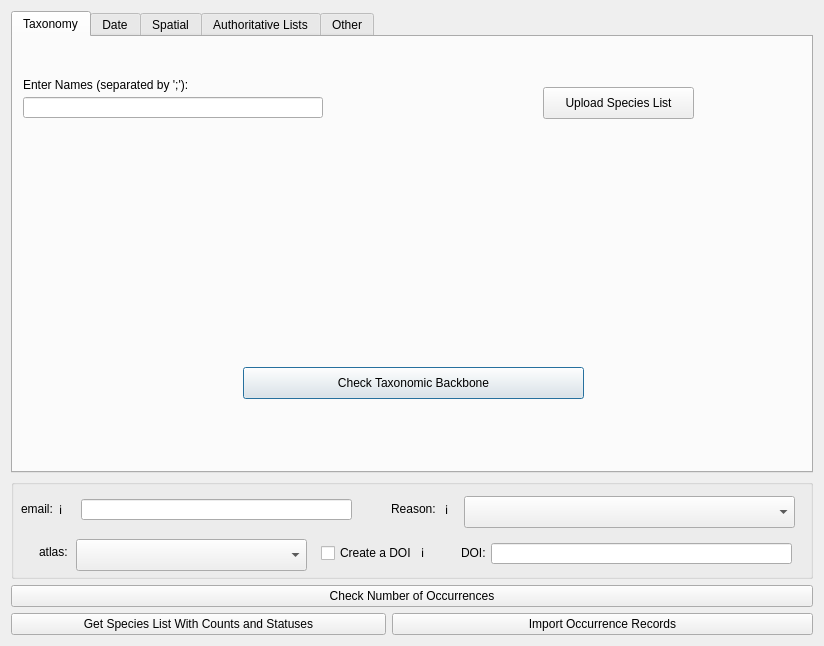
<?xml version="1.0" encoding="UTF-8"?>
<ui version="4.0">
 <class>QuailDialogBase</class>
 <widget class="QDialog" name="QuailDialogBase">
  <property name="geometry">
   <rect>
    <x>0</x>
    <y>0</y>
    <width>824</width>
    <height>646</height>
   </rect>
  </property>
  <property name="sizePolicy">
   <sizepolicy hsizetype="Preferred" vsizetype="Preferred">
    <horstretch>0</horstretch>
    <verstretch>0</verstretch>
   </sizepolicy>
  </property>
  <property name="windowTitle">
   <string>Quail</string>
  </property>
  <layout class="QFormLayout" name="formLayout">
   <item row="0" column="0" colspan="2">
    <widget class="QTabWidget" name="tabWidget">
     <property name="minimumSize">
      <size>
       <width>0</width>
       <height>400</height>
      </size>
     </property>
     <property name="currentIndex">
      <number>0</number>
     </property>
     <widget class="QWidget" name="Taxonomy">
      <attribute name="title">
       <string>Taxonomy</string>
      </attribute>
      <widget class="QLineEdit" name="speciesLineEdit">
       <property name="geometry">
        <rect>
         <x>10</x>
         <y>60</y>
         <width>300</width>
         <height>21</height>
        </rect>
       </property>
       <property name="sizePolicy">
        <sizepolicy hsizetype="Minimum" vsizetype="Minimum">
         <horstretch>0</horstretch>
         <verstretch>0</verstretch>
        </sizepolicy>
       </property>
       <property name="maximumSize">
        <size>
         <width>300</width>
         <height>16777215</height>
        </size>
       </property>
      </widget>
      <widget class="QPushButton" name="checkTaxonBackbonePushButton">
       <property name="enabled">
        <bool>true</bool>
       </property>
       <property name="geometry">
        <rect>
         <x>230</x>
         <y>330</y>
         <width>341</width>
         <height>32</height>
        </rect>
       </property>
       <property name="text">
        <string>Check Taxonomic Backbone</string>
       </property>
      </widget>
      <widget class="QPushButton" name="uploadSpeciesListPushButton">
       <property name="geometry">
        <rect>
         <x>530</x>
         <y>50</y>
         <width>151</width>
         <height>32</height>
        </rect>
       </property>
       <property name="text">
        <string>Upload Species List</string>
       </property>
      </widget>
      <widget class="QLabel" name="speciesNamesLabel">
       <property name="geometry">
        <rect>
         <x>10</x>
         <y>40</y>
         <width>241</width>
         <height>16</height>
        </rect>
       </property>
       <property name="text">
        <string>Enter Names (separated by ';'):</string>
       </property>
      </widget>
     </widget>
     <widget class="QWidget" name="Date">
      <attribute name="title">
       <string>Date</string>
      </attribute>
      <widget class="QLabel" name="startDateLabel">
       <property name="geometry">
        <rect>
         <x>160</x>
         <y>20</y>
         <width>71</width>
         <height>16</height>
        </rect>
       </property>
       <property name="text">
        <string>Start Date</string>
       </property>
      </widget>
      <widget class="QLabel" name="endDateLabel">
       <property name="geometry">
        <rect>
         <x>550</x>
         <y>20</y>
         <width>58</width>
         <height>16</height>
        </rect>
       </property>
       <property name="text">
        <string>End Date</string>
       </property>
      </widget>
      <widget class="QCalendarWidget" name="startDateCalendarWidget">
       <property name="geometry">
        <rect>
         <x>40</x>
         <y>50</y>
         <width>304</width>
         <height>173</height>
        </rect>
       </property>
       <property name="gridVisible">
        <bool>false</bool>
       </property>
      </widget>
      <widget class="QCalendarWidget" name="endDateCalendarWidget">
       <property name="geometry">
        <rect>
         <x>420</x>
         <y>50</y>
         <width>304</width>
         <height>173</height>
        </rect>
       </property>
      </widget>
     </widget>
     <widget class="QWidget" name="Spatial">
      <attribute name="title">
       <string>Spatial</string>
      </attribute>
      <widget class="QPushButton" name="updateLayersPushButton">
       <property name="geometry">
        <rect>
         <x>280</x>
         <y>210</y>
         <width>231</width>
         <height>32</height>
        </rect>
       </property>
       <property name="text">
        <string>Update Layers in Plugin</string>
       </property>
      </widget>
     </widget>
     <widget class="QWidget" name="AuthoritativeLists">
      <attribute name="title">
       <string>Authoritative Lists</string>
      </attribute>
      <widget class="QLabel" name="threatenedLabel">
       <property name="geometry">
        <rect>
         <x>20</x>
         <y>30</y>
         <width>81</width>
         <height>16</height>
        </rect>
       </property>
       <property name="text">
        <string>Threatened</string>
       </property>
      </widget>
      <widget class="QLabel" name="SensitiveLabel">
       <property name="geometry">
        <rect>
         <x>250</x>
         <y>30</y>
         <width>58</width>
         <height>16</height>
        </rect>
       </property>
       <property name="text">
        <string>Sensitive</string>
       </property>
      </widget>
      <widget class="QLabel" name="migratoryLabel">
       <property name="geometry">
        <rect>
         <x>470</x>
         <y>30</y>
         <width>71</width>
         <height>16</height>
        </rect>
       </property>
       <property name="text">
        <string>Migratory</string>
       </property>
      </widget>
      <widget class="QLabel" name="nonNativeLabel">
       <property name="geometry">
        <rect>
         <x>20</x>
         <y>260</y>
         <width>91</width>
         <height>16</height>
        </rect>
       </property>
       <property name="text">
        <string>Non-Native</string>
       </property>
      </widget>
      <widget class="QCheckBox" name="actThreatCheckBox">
       <property name="geometry">
        <rect>
         <x>30</x>
         <y>50</y>
         <width>181</width>
         <height>20</height>
        </rect>
       </property>
       <property name="text">
        <string>Australian Capital Territory</string>
       </property>
      </widget>
      <widget class="QCheckBox" name="nswThreatCheckBox">
       <property name="geometry">
        <rect>
         <x>30</x>
         <y>90</y>
         <width>141</width>
         <height>20</height>
        </rect>
       </property>
       <property name="text">
        <string>New South Wales</string>
       </property>
      </widget>
      <widget class="QCheckBox" name="ntThreatCheckBox">
       <property name="geometry">
        <rect>
         <x>30</x>
         <y>110</y>
         <width>141</width>
         <height>20</height>
        </rect>
       </property>
       <property name="text">
        <string>Northern Territory</string>
       </property>
      </widget>
      <widget class="QCheckBox" name="qldThreatCheckBox">
       <property name="geometry">
        <rect>
         <x>30</x>
         <y>130</y>
         <width>111</width>
         <height>20</height>
        </rect>
       </property>
       <property name="text">
        <string>Queensland</string>
       </property>
      </widget>
      <widget class="QCheckBox" name="saThreatCheckBox">
       <property name="geometry">
        <rect>
         <x>30</x>
         <y>150</y>
         <width>131</width>
         <height>20</height>
        </rect>
       </property>
       <property name="text">
        <string>South Australia</string>
       </property>
      </widget>
      <widget class="QCheckBox" name="epbcThreatCheckBox">
       <property name="geometry">
        <rect>
         <x>30</x>
         <y>70</y>
         <width>85</width>
         <height>20</height>
        </rect>
       </property>
       <property name="text">
        <string>EPBC Act</string>
       </property>
      </widget>
      <widget class="QCheckBox" name="vicThreatCheckBox">
       <property name="geometry">
        <rect>
         <x>30</x>
         <y>190</y>
         <width>85</width>
         <height>20</height>
        </rect>
       </property>
       <property name="text">
        <string>Victoria</string>
       </property>
      </widget>
      <widget class="QCheckBox" name="tasThreatCheckBox">
       <property name="geometry">
        <rect>
         <x>30</x>
         <y>170</y>
         <width>85</width>
         <height>20</height>
        </rect>
       </property>
       <property name="text">
        <string>Tasmania</string>
       </property>
      </widget>
      <widget class="QCheckBox" name="waThreatCheckBox">
       <property name="geometry">
        <rect>
         <x>30</x>
         <y>210</y>
         <width>151</width>
         <height>20</height>
        </rect>
       </property>
       <property name="text">
        <string>Western Australia</string>
       </property>
      </widget>
      <widget class="QCheckBox" name="actSensCheckBox">
       <property name="geometry">
        <rect>
         <x>260</x>
         <y>50</y>
         <width>191</width>
         <height>20</height>
        </rect>
       </property>
       <property name="text">
        <string>Australian Capital Territory</string>
       </property>
      </widget>
      <widget class="QCheckBox" name="ntSensCheckBox">
       <property name="geometry">
        <rect>
         <x>260</x>
         <y>90</y>
         <width>151</width>
         <height>20</height>
        </rect>
       </property>
       <property name="text">
        <string>Northern Territory</string>
       </property>
      </widget>
      <widget class="QCheckBox" name="nswSensCheckBox">
       <property name="geometry">
        <rect>
         <x>260</x>
         <y>70</y>
         <width>141</width>
         <height>20</height>
        </rect>
       </property>
       <property name="text">
        <string>New South Wales</string>
       </property>
      </widget>
      <widget class="QCheckBox" name="qldSensCheckBox">
       <property name="geometry">
        <rect>
         <x>260</x>
         <y>110</y>
         <width>101</width>
         <height>20</height>
        </rect>
       </property>
       <property name="text">
        <string>Queensland</string>
       </property>
      </widget>
      <widget class="QCheckBox" name="saSensCheckBox">
       <property name="geometry">
        <rect>
         <x>260</x>
         <y>130</y>
         <width>141</width>
         <height>20</height>
        </rect>
       </property>
       <property name="text">
        <string>South Australia</string>
       </property>
      </widget>
      <widget class="QCheckBox" name="vicSensCheckBox">
       <property name="geometry">
        <rect>
         <x>260</x>
         <y>170</y>
         <width>85</width>
         <height>20</height>
        </rect>
       </property>
       <property name="text">
        <string>Victoria</string>
       </property>
      </widget>
      <widget class="QCheckBox" name="tasSensCheckBox">
       <property name="geometry">
        <rect>
         <x>260</x>
         <y>150</y>
         <width>85</width>
         <height>20</height>
        </rect>
       </property>
       <property name="text">
        <string>Tasmania</string>
       </property>
      </widget>
      <widget class="QCheckBox" name="waSensCheckBox">
       <property name="geometry">
        <rect>
         <x>260</x>
         <y>190</y>
         <width>151</width>
         <height>20</height>
        </rect>
       </property>
       <property name="text">
        <string>Western Australia</string>
       </property>
      </widget>
      <widget class="QCheckBox" name="bonnMigratoryCheckBox">
       <property name="geometry">
        <rect>
         <x>480</x>
         <y>50</y>
         <width>191</width>
         <height>31</height>
        </rect>
       </property>
       <property name="text">
        <string>Bonn Convention Migratory 
Taxa</string>
       </property>
      </widget>
      <widget class="QCheckBox" name="cambaCheckBox">
       <property name="geometry">
        <rect>
         <x>480</x>
         <y>80</y>
         <width>181</width>
         <height>31</height>
        </rect>
       </property>
       <property name="text">
        <string>CAMBA (China-Australia 
Migratory Bird Agreement)</string>
       </property>
      </widget>
      <widget class="QCheckBox" name="rokambaCheckBox">
       <property name="geometry">
        <rect>
         <x>480</x>
         <y>150</y>
         <width>211</width>
         <height>51</height>
        </rect>
       </property>
       <property name="text">
        <string>ROKAMBA (Republic of 
Korea-Australia Migratory 
Bird Agreement)</string>
       </property>
      </widget>
      <widget class="QCheckBox" name="jambaCheckBox">
       <property name="geometry">
        <rect>
         <x>480</x>
         <y>110</y>
         <width>201</width>
         <height>41</height>
        </rect>
       </property>
       <property name="text">
        <string>JAMBA (Japan-Australia
Migratory Bird Agreement)</string>
       </property>
      </widget>
      <widget class="QCheckBox" name="nonNativeCheckBox">
       <property name="geometry">
        <rect>
         <x>30</x>
         <y>280</y>
         <width>161</width>
         <height>41</height>
        </rect>
       </property>
       <property name="text">
        <string>Non-Native List for
Australia and Territories </string>
       </property>
      </widget>
     </widget>
     <widget class="QWidget" name="Other">
      <attribute name="title">
       <string>Other</string>
      </attribute>
      <widget class="QLabel" name="basisOfRecordLabel">
       <property name="geometry">
        <rect>
         <x>20</x>
         <y>30</y>
         <width>101</width>
         <height>16</height>
        </rect>
       </property>
       <property name="text">
        <string>Basis of Record</string>
       </property>
      </widget>
      <widget class="QLabel" name="presAbsLabel">
       <property name="geometry">
        <rect>
         <x>280</x>
         <y>30</y>
         <width>101</width>
         <height>16</height>
        </rect>
       </property>
       <property name="text">
        <string>Present/Absent</string>
       </property>
      </widget>
      <widget class="QLabel" name="dataProfileLabel">
       <property name="geometry">
        <rect>
         <x>490</x>
         <y>30</y>
         <width>91</width>
         <height>16</height>
        </rect>
       </property>
       <property name="text">
        <string>Data Profile</string>
       </property>
      </widget>
      <widget class="QCheckBox" name="presentCheckBox">
       <property name="geometry">
        <rect>
         <x>310</x>
         <y>70</y>
         <width>85</width>
         <height>20</height>
        </rect>
       </property>
       <property name="text">
        <string>Present</string>
       </property>
      </widget>
      <widget class="QCheckBox" name="absentCheckBox">
       <property name="geometry">
        <rect>
         <x>310</x>
         <y>50</y>
         <width>85</width>
         <height>20</height>
        </rect>
       </property>
       <property name="text">
        <string>Absent</string>
       </property>
      </widget>
      <widget class="QCheckBox" name="observationsCheckBox">
       <property name="geometry">
        <rect>
         <x>60</x>
         <y>50</y>
         <width>141</width>
         <height>20</height>
        </rect>
       </property>
       <property name="text">
        <string>Observations</string>
       </property>
      </widget>
      <widget class="QCheckBox" name="specimensCheckBox">
       <property name="geometry">
        <rect>
         <x>60</x>
         <y>70</y>
         <width>131</width>
         <height>20</height>
        </rect>
       </property>
       <property name="text">
        <string>Specimens</string>
       </property>
      </widget>
      <widget class="QComboBox" name="dataProfileComboBox">
       <property name="geometry">
        <rect>
         <x>510</x>
         <y>50</y>
         <width>221</width>
         <height>32</height>
        </rect>
       </property>
      </widget>
      <widget class="QLabel" name="basisOfRecordInformationLabel">
       <property name="geometry">
        <rect>
         <x>120</x>
         <y>28</y>
         <width>21</width>
         <height>21</height>
        </rect>
       </property>
       <property name="text">
        <string>ℹ️</string>
       </property>
      </widget>
      <widget class="QLabel" name="presAbsInformationLabel">
       <property name="geometry">
        <rect>
         <x>378</x>
         <y>28</y>
         <width>21</width>
         <height>21</height>
        </rect>
       </property>
       <property name="text">
        <string>ℹ️</string>
       </property>
      </widget>
      <widget class="QLabel" name="dataProfileInformationLabel">
       <property name="geometry">
        <rect>
         <x>566</x>
         <y>28</y>
         <width>21</width>
         <height>21</height>
        </rect>
       </property>
       <property name="text">
        <string>ℹ️</string>
       </property>
      </widget>
     </widget>
    </widget>
   </item>
   <item row="1" column="0" colspan="2">
    <widget class="QGroupBox" name="emailGroupBox">
     <property name="sizePolicy">
      <sizepolicy hsizetype="Minimum" vsizetype="Minimum">
       <horstretch>0</horstretch>
       <verstretch>0</verstretch>
      </sizepolicy>
     </property>
     <property name="minimumSize">
      <size>
       <width>800</width>
       <height>100</height>
      </size>
     </property>
     <property name="title">
      <string/>
     </property>
     <widget class="QLineEdit" name="emailLineEdit">
      <property name="geometry">
       <rect>
        <x>70</x>
        <y>20</y>
        <width>271</width>
        <height>21</height>
       </rect>
      </property>
     </widget>
     <widget class="QLabel" name="emailLabel">
      <property name="geometry">
       <rect>
        <x>10</x>
        <y>22</y>
        <width>41</width>
        <height>16</height>
       </rect>
      </property>
      <property name="text">
       <string>email:</string>
      </property>
     </widget>
     <widget class="QLabel" name="reasonLabel">
      <property name="geometry">
       <rect>
        <x>380</x>
        <y>22</y>
        <width>51</width>
        <height>16</height>
       </rect>
      </property>
      <property name="text">
       <string>Reason:</string>
      </property>
     </widget>
     <widget class="QCheckBox" name="createDoiCheckBox">
      <property name="geometry">
       <rect>
        <x>310</x>
        <y>64</y>
        <width>111</width>
        <height>20</height>
       </rect>
      </property>
      <property name="text">
       <string>Create a DOI</string>
      </property>
     </widget>
     <widget class="QLineEdit" name="doiLineEdit">
      <property name="geometry">
       <rect>
        <x>480</x>
        <y>64</y>
        <width>301</width>
        <height>21</height>
       </rect>
      </property>
     </widget>
     <widget class="QComboBox" name="reasonsComboBox">
      <property name="geometry">
       <rect>
        <x>453</x>
        <y>17</y>
        <width>331</width>
        <height>32</height>
       </rect>
      </property>
     </widget>
     <widget class="QComboBox" name="atlasesComboBox">
      <property name="geometry">
       <rect>
        <x>65</x>
        <y>60</y>
        <width>231</width>
        <height>32</height>
       </rect>
      </property>
     </widget>
     <widget class="QLabel" name="atlasesLabel">
      <property name="geometry">
       <rect>
        <x>28</x>
        <y>65</y>
        <width>33</width>
        <height>16</height>
       </rect>
      </property>
      <property name="text">
       <string>atlas:</string>
      </property>
     </widget>
     <widget class="QLabel" name="doiLabel">
      <property name="geometry">
       <rect>
        <x>450</x>
        <y>66</y>
        <width>27</width>
        <height>16</height>
       </rect>
      </property>
      <property name="text">
       <string>DOI:</string>
      </property>
     </widget>
     <widget class="QLabel" name="reasonInformationLabel">
      <property name="geometry">
       <rect>
        <x>434</x>
        <y>20</y>
        <width>21</width>
        <height>21</height>
       </rect>
      </property>
      <property name="text">
       <string>ℹ️</string>
      </property>
     </widget>
     <widget class="QLabel" name="emailInformationLabel">
      <property name="geometry">
       <rect>
        <x>48</x>
        <y>20</y>
        <width>21</width>
        <height>21</height>
       </rect>
      </property>
      <property name="text">
       <string>ℹ️</string>
      </property>
     </widget>
     <widget class="QLabel" name="doiInformationLabel">
      <property name="geometry">
       <rect>
        <x>410</x>
        <y>63</y>
        <width>21</width>
        <height>21</height>
       </rect>
      </property>
      <property name="text">
       <string>ℹ️</string>
      </property>
     </widget>
    </widget>
   </item>
   <item row="2" column="0" colspan="2">
    <widget class="QPushButton" name="checkNumOccurrences">
     <property name="text">
      <string>Check Number of Occurrences</string>
     </property>
    </widget>
   </item>
   <item row="5" column="0">
    <widget class="QPushButton" name="speciesListCountsStatuses">
     <property name="sizePolicy">
      <sizepolicy hsizetype="Minimum" vsizetype="Fixed">
       <horstretch>0</horstretch>
       <verstretch>0</verstretch>
      </sizepolicy>
     </property>
     <property name="minimumSize">
      <size>
       <width>375</width>
       <height>0</height>
      </size>
     </property>
     <property name="text">
      <string>Get Species List With Counts and Statuses</string>
     </property>
    </widget>
   </item>
   <item row="5" column="1">
    <widget class="QPushButton" name="occDownload">
     <property name="text">
      <string>Import Occurrence Records</string>
     </property>
    </widget>
   </item>
  </layout>
 </widget>
 <resources/>
 <connections/>
</ui>
